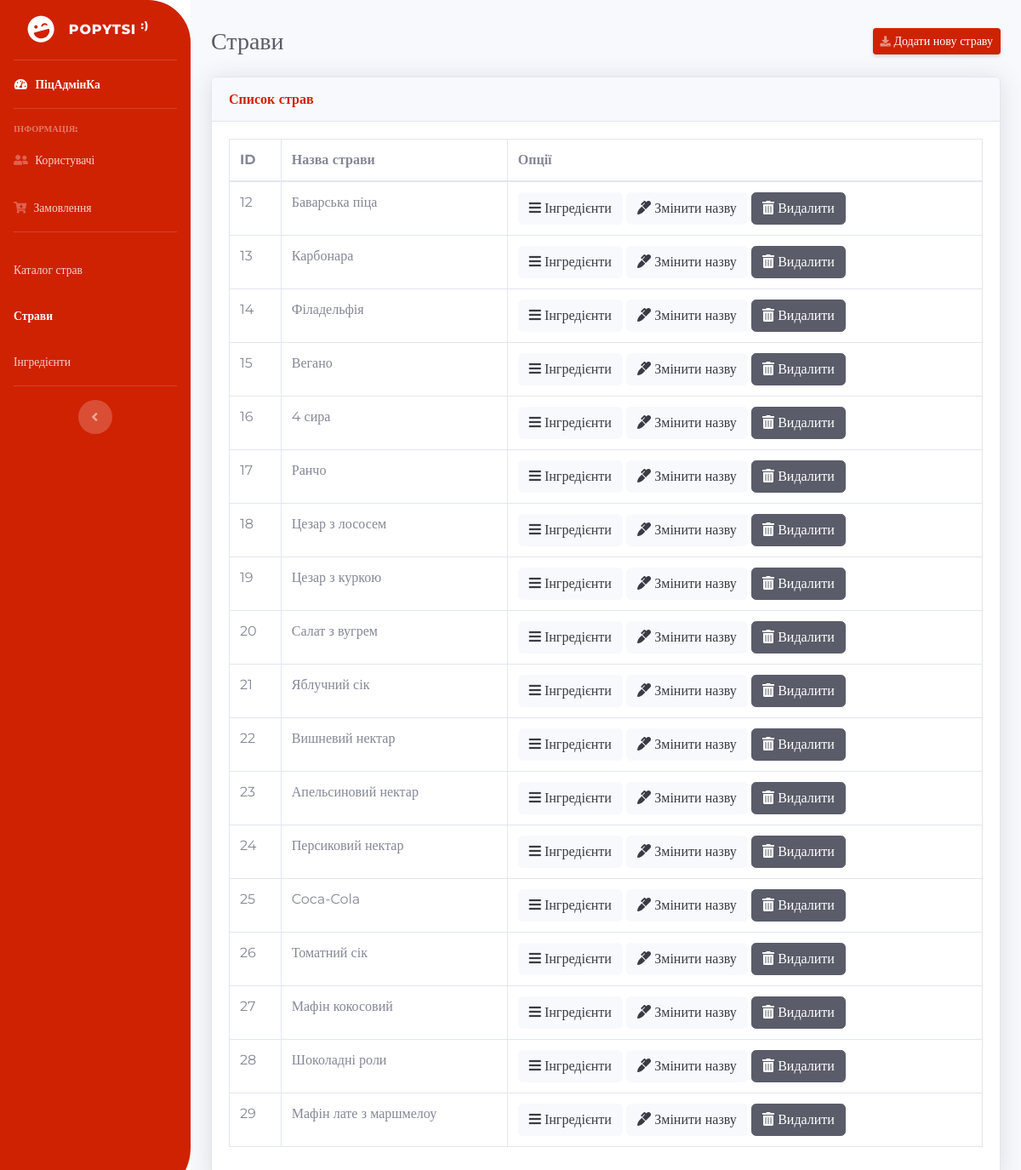
/admin/compositions.php, run on the app's committed database.
### tables this page shows
CREATE TABLE `composition` (
  `id` int(11) NOT NULL,
  `composition` varchar(255) NOT NULL
);

### admin/modules/compositions/all_compositions.php (the view)
<div class="d-sm-flex align-items-center justify-content-between mb-4">
    <h1 class="h3 mb-0 text-gray-800">Страви</h1>
    <a href="?page=add_composition" class="d-none d-sm-inline-block btn btn-sm btn-primary shadow-sm">
        <i class="fas fa-download fa-sm text-white-50"></i> Додати нову страву</a>
</div>
<div class="card shadow mb-4">
    <div class="card-header py-3">
        <h6 class="m-0 font-weight-bold text-primary">Список страв</h6>
    </div>
    <div class="card-body">
        <div class="table-responsive">
            <table class="table table-bordered" id="dataTable" width="100%" cellspacing="0">
                <thead>
                    <tr>
                        <th>ID</th>
                        <th>Назва страви</th>
                        <th>Опції</th>
                    </tr>
                </thead>
                <tbody>
                    <?php
                        $composition = mysqli_query($connect, "SELECT * FROM `composition`");
                        $composition = mysqli_fetch_all($composition);
                        foreach ($composition as $composition) {
                    ?>
                    <tr>
                        <td><?= $composition[0] ?></td>
                        <td><?= $composition[1] ?></td>
                        <td>
                            <a class="btn btn-light" href="/admin/ttks.php?id=<?= $composition[0] ?>"><i class="fas fa fa-bars"></i>    Інгредієнти</a>
                            <a class="btn btn-light" href="?page=edit_composition&id=<?= $composition[0] ?>"><i class="fas fa-marker"></i>  Змінити назву</a>
                            <a class="btn btn-dark" href="/admin/modules/compositions/vendor/delete_composition.php?id=<?= $composition[0] ?>">
                            <i class="fas fa-trash-alt"></i>    Видалити</a>
                        </td>
                    </tr>
                    <?php
                        }
                    ?>
                </tbody>
            </table>
        </div>
    </div>
</div>

### data on the page
composition: id "12", composition "Баварська піца"
composition: id "13", composition "Карбонара"
composition: id "14", composition "Філадельфія"
composition: id "15", composition "Вегано"
composition: id "16", composition "4 сира"
composition: id "17", composition "Ранчо"
composition: id "18", composition "Цезар з лососем"
composition: id "19", composition "Цезар з куркою"
composition: id "20", composition "Салат з вугрем"
composition: id "21", composition "Яблучний сік"
composition: id "22", composition "Вишневий нектар"
composition: id "23", composition "Апельсиновий нектар"
composition: id "24", composition "Персиковий нектар"
composition: id "25", composition "Coca-Cola"
composition: id "26", composition "Томатний сік"
composition: id "27", composition "Мафін кокосовий"
composition: id "28", composition "Шоколадні роли"
composition: id "29", composition "Мафін лате з маршмелоу"
